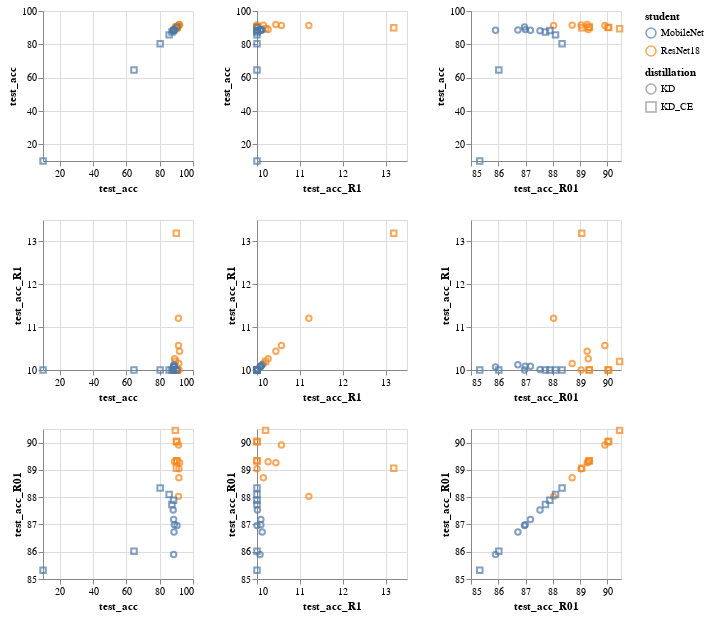

Write notebook code for a chart like this one.
### Code cell
detalle=['test_acc' + s for s in ["","_R1",'_R01']]

alt.Chart(db).mark_point().encode(
    alt.X(alt.repeat("column"), type='quantitative',scale=alt.Scale(zero=False,base=10,type='linear')),
    alt.Y(alt.repeat("row"), type='quantitative',scale=alt.Scale(zero=False,base=10,type='linear')),
    color='student',
    shape='distillation'
).properties(
    width=150,
    height=150
).repeat(
    row=detalle,
    column=detalle
)

### Figure 1 — Vega-Lite specification as saved in the notebook (floating-point values rounded to 4 significant figures)
{"config": {"view": {"continuousWidth": 400, "continuousHeight": 300}}, "repeat": {"column": ["test_acc", "test_acc_R1", "test_acc_R01"], "row": ["test_acc", "test_acc_R1", "test_acc_R01"]}, "spec": {"data": {"name": "data-e4860617f56ccb3018d9eae3274a9e7f"}, "mark": "point", "encoding": {"color": {"type": "nominal", "field": "student"}, "shape": {"type": "nominal", "field": "distillation"}, "x": {"type": "quantitative", "field": {"repeat": "column"}, "scale": {"base": 10, "type": "linear", "zero": false}}, "y": {"type": "quantitative", "field": {"repeat": "row"}, "scale": {"base": 10, "type": "linear", "zero": false}}}, "height": 150, "width": 150}, "$schema": "https://vega.github.io/schema/vega-lite/v4.0.0.json", "datasets": {"data-e4860617f56ccb3018d9eae3274a9e7f": [{"test_acc_R01": 89.33, "test_loss_R01": 2462.0, "test_eval_R01": 0.4924, "train_acc_R01": 97.65, "train_loss_R01": 332.8, "train_eval_R01": 0.06656, "student": "ResNet18", "distillation": "KD_CE", "temp": 100.0, "test_acc_R1": 10.0, "test_loss_R1": 11510.0, "test_eval_R1": 2.303, "train_acc_R1": 9.84, "train_loss_R1": 11520.0, "train_eval_R1": 2.303, "test_acc": 90.32, "test_loss": 2467.0, "test_eval": 0.4935, "train_acc": 98.15, "train_loss": 286.2, "train_eval": 0.05723}, {"test_acc_R01": 90.02, "test_loss_R01": 0.1874, "test_eval_R01": 0.3372, "train_acc_R01": 98.0, "train_loss_R01": 0.05863, "train_eval_R01": 0.06647, "student": "ResNet18", "distillation": "KD_CE", "temp": 1.0, "test_acc_R1": 10.0, "test_loss_R1": 1.274, "test_eval_R1": 2.326, "train_acc_R1": 10.0, "train_loss_R1": 1.246, "train_eval_R1": 2.328, "test_acc": 90.28, "test_loss": 0.2513, "test_eval": 0.4508, "train_acc": 98.36, "train_loss": 0.03213, "train_eval": 0.04958}, {"test_acc_R01": 89.34, "test_loss_R01": 243800.0, "test_eval_R01": 0.4876, "train_acc_R01": 97.6, "train_loss_R01": 33370.0, "train_eval_R01": 0.06674, "student": "ResNet18", "distillation": "KD_CE", "temp": 1000.0, "test_acc_R1": 10.0, "test_loss_R1": 1152000.0, "test_eval_R1": 2.303, "train_acc_R1": 9.934, "train_loss_R1": 1152000.0, "train_eval_R1": 2.305, "test_acc": 90.24, "test_loss": 228800.0, "test_eval": 0.4576, "train_acc": 98.29, "train_loss": 26330.0, "train_eval": 0.05267}, {"test_acc_R01": 90.05, "test_loss_R01": 21.9, "test_eval_R01": 0.4376, "train_acc_R01": 97.63, "train_loss_R01": 3.351, "train_eval_R01": 0.06671, "student": "ResNet18", "distillation": "KD_CE", "temp": 10.0, "test_acc_R1": 10.0, "test_loss_R1": 115.2, "test_eval_R1": 2.303, "train_acc_R1": 9.946, "train_loss_R1": 115.2, "train_eval_R1": 2.303, "test_acc": 90.02, "test_loss": 24.83, "test_eval": 0.4964, "train_acc": 98.33, "train_loss": 2.722, "train_eval": 0.05423}, {"test_acc_R01": 89.06, "test_loss_R01": 5.888, "test_eval_R01": 0.4692, "train_acc_R01": 97.78, "train_loss_R01": 0.794, "train_eval_R01": 0.06162, "student": "ResNet18", "distillation": "KD_CE", "temp": 5.0, "test_acc_R1": 13.19, "test_loss_R1": 28.83, "test_eval_R1": 2.303, "train_acc_R1": 9.984, "train_loss_R1": 28.83, "train_eval_R1": 2.303, "test_acc": 90.0, "test_loss": 6.06, "test_eval": 0.4835, "train_acc": 98.13, "train_loss": 0.7358, "train_eval": 0.05767}, {"test_acc_R01": 90.45, "test_loss_R01": 541.0, "test_eval_R01": 0.4328, "train_acc_R01": 97.51, "train_loss_R01": 89.07, "train_eval_R01": 0.07126, "student": "ResNet18", "distillation": "KD_CE", "temp": 50.0, "test_acc_R1": 10.2, "test_loss_R1": 2878.0, "test_eval_R1": 2.302, "train_acc_R1": 10.05, "train_loss_R1": 2879.0, "train_eval_R1": 2.303, "test_acc": 89.41, "test_loss": 663.5, "test_eval": 0.5308, "train_acc": 98.32, "train_loss": 66.71, "train_eval": 0.05337}, {"test_acc_R01": 88.03, "test_loss_R01": 3.761e-05, "test_eval_R01": 0.5676, "train_acc_R01": 88.4, "train_loss_R01": 2.023e-05, "train_eval_R01": 0.4729, "student": "ResNet18", "distillation": "KD", "temp": 100.0, "test_acc_R1": 11.21, "test_loss_R1": 0.0007929, "test_eval_R1": 9.148, "train_acc_R1": 10.0, "train_loss_R1": 1.062e-06, "train_eval_R1": 13.4, "test_acc": 91.27, "test_loss": 2.504e-05, "test_eval": 0.4783, "train_acc": 97.7, "train_loss": 1.038e-05, "train_eval": 0.07366}, {"test_acc_R01": 89.04, "test_loss_R01": 0.02315, "test_eval_R01": 0.3336, "train_acc_R01": 89.06, "train_loss_R01": 0.0196, "train_eval_R01": 0.3428, "student": "ResNet18", "distillation": "KD", "temp": 1.0, "test_acc_R1": 10.0, "test_loss_R1": 1.09, "test_eval_R1": 10.97, "train_acc_R1": 10.0, "train_loss_R1": 0.0003872, "train_eval_R1": 10.0, "test_acc": 91.58, "test_loss": 0.02803, "test_eval": 0.2919, "train_acc": 97.43, "train_loss": 0.007251, "train_eval": 0.08887}, {"test_acc_R01": 89.26, "test_loss_R01": 3.273e-07, "test_eval_R01": 0.5052, "train_acc_R01": 88.23, "train_loss_R01": 1.9e-07, "train_eval_R01": 0.474, "student": "ResNet18", "distillation": "KD", "temp": 1000.0, "test_acc_R1": 10.44, "test_loss_R1": 9.713e-06, "test_eval_R1": 11.73, "train_acc_R1": 9.994, "train_loss_R1": 5.305e-09, "train_eval_R1": 13.41, "test_acc": 91.94, "test_loss": 2.159e-07, "test_eval": 0.4109, "train_acc": 97.98, "train_loss": 8.774e-08, "train_eval": 0.06101}, {"test_acc_R01": 89.3, "test_loss_R01": 0.00232, "test_eval_R01": 0.4763, "train_acc_R01": 88.63, "train_loss_R01": 0.001537, "train_eval_R01": 0.4539, "student": "ResNet18", "distillation": "KD", "temp": 10.0, "test_acc_R1": 10.26, "test_loss_R1": 0.07357, "test_eval_R1": 13.53, "train_acc_R1": 9.996, "train_loss_R1": 0.0001066, "train_eval_R1": 13.41, "test_acc": 88.91, "test_loss": 0.002744, "test_eval": 0.613, "train_acc": 95.19, "train_loss": 0.001394, "train_eval": 0.1734}, {"test_acc_R01": 89.91, "test_loss_R01": 0.005668, "test_eval_R01": 0.4283, "train_acc_R01": 88.91, "train_loss_R01": 0.004343, "train_eval_R01": 0.4258, "student": "ResNet18", "distillation": "KD", "temp": 5.0, "test_acc_R1": 10.57, "test_loss_R1": 0.1736, "test_eval_R1": 10.76, "train_acc_R1": 10.01, "train_loss_R1": 0.000317, "train_eval_R1": 13.38, "test_acc": 91.32, "test_loss": 0.005382, "test_eval": 0.426, "train_acc": 97.26, "train_loss": 0.00248, "train_eval": 0.09201}, {"test_acc_R01": 88.71, "test_loss_R01": 0.0001544, "test_eval_R01": 0.4994, "train_acc_R01": 88.26, "train_loss_R01": 7.971e-05, "train_eval_R01": 0.4739, "student": "ResNet18", "distillation": "KD", "temp": 50.0, "test_acc_R1": 10.15, "test_loss_R1": 0.003164, "test_eval_R1": 9.273, "train_acc_R1": 9.998, "train_loss_R1": 4.12e-06, "train_eval_R1": 13.4, "test_acc": 91.52, "test_loss": 9.258e-05, "test_eval": 0.4311, "train_acc": 97.66, "train_loss": 4.097e-05, "train_eval": 0.07126}, {"test_acc_R01": 87.89, "test_loss_R01": 2028.0, "test_eval_R01": 0.4056, "train_acc_R01": 93.76, "train_loss_R01": 861.4, "train_eval_R01": 0.1723, "student": "MobileNet", "distillation": "KD_CE", "temp": 100.0, "test_acc_R1": 10.0, "test_loss_R1": 11510.0, "test_eval_R1": 2.303, "train_acc_R1": 9.948, "train_loss_R1": 11520.0, "train_eval_R1": 2.303, "test_acc": 88.34, "test_loss": 96390.0, "test_eval": 19.28, "train_acc": 94.13, "train_loss": 892.1, "train_eval": 0.1784}, {"test_acc_R01": 87.73, "test_loss_R01": 0.2054, "test_eval_R01": 0.3749, "train_acc_R01": 93.46, "train_loss_R01": 0.1166, "train_eval_R01": 0.1879, "student": "MobileNet", "distillation": "KD_CE", "temp": 1.0, "test_acc_R1": 10.0, "test_loss_R1": 1.275, "test_eval_R1": 2.328, "train_acc_R1": 10.0, "train_loss_R1": 1.246, "train_eval_R1": 2.328, "test_acc": 87.35, "test_loss": 0.2576, "test_eval": 0.4678, "train_acc": 94.12, "train_loss": 0.09817, "train_eval": 0.1767}, {"test_acc_R01": 88.34, "test_loss_R01": 191500.0, "test_eval_R01": 0.383, "train_acc_R01": 93.39, "train_loss_R01": 93310.0, "train_eval_R01": 0.1866, "student": "MobileNet", "distillation": "KD_CE", "temp": 1000.0, "test_acc_R1": 10.0, "test_loss_R1": 1152000.0, "test_eval_R1": 2.305, "train_acc_R1": 10.1, "train_loss_R1": 1152000.0, "train_eval_R1": 2.303, "test_acc": 80.3, "test_loss": 2396000000000000.0, "test_eval": 4791000000.0, "train_acc": 84.68, "train_loss": 232600.0, "train_eval": 0.4652}, {"test_acc_R01": 86.02, "test_loss_R01": 24.11, "test_eval_R01": 0.482, "train_acc_R01": 93.46, "train_loss_R01": 9.263, "train_eval_R01": 0.1851, "student": "MobileNet", "distillation": "KD_CE", "temp": 10.0, "test_acc_R1": 10.0, "test_loss_R1": 115.2, "test_eval_R1": 2.304, "train_acc_R1": 9.946, "train_loss_R1": 115.2, "train_eval_R1": 2.303, "test_acc": 64.59, "test_loss": 52.16, "test_eval": 1.043, "train_acc": 63.69, "train_loss": 51.99, "train_eval": 1.04}, {"test_acc_R01": 88.1, "test_loss_R01": 4.952, "test_eval_R01": 0.395, "train_acc_R01": 93.44, "train_loss_R01": 2.326, "train_eval_R01": 0.185, "student": "MobileNet", "distillation": "KD_CE", "temp": 5.0, "test_acc_R1": 10.0, "test_loss_R1": 28.84, "test_eval_R1": 2.303, "train_acc_R1": 9.746, "train_loss_R1": 28.83, "train_eval_R1": 2.303, "test_acc": 85.68, "test_loss": 8.797, "test_eval": 0.7008, "train_acc": 89.37, "train_loss": 4.426, "train_eval": 0.3511}, {"test_acc_R01": 85.32, "test_loss_R01": 4194.0, "test_eval_R01": 3.355, "train_acc_R01": 93.47, "train_loss_R01": 231.3, "train_eval_R01": 0.185, "student": "MobileNet", "distillation": "KD_CE", "temp": 50.0, "test_acc_R1": 10.0, "test_loss_R1": 2879.0, "test_eval_R1": 2.303, "train_acc_R1": 9.922, "train_loss_R1": 2879.0, "train_eval_R1": 2.303, "test_acc": 10.04, "test_loss": 42600000.0, "test_eval": 34080.0, "train_acc": 9.948, "train_loss": 2886.0, "train_eval": 2.309}, {"test_acc_R01": 87.18, "test_loss_R01": 4.55e-05, "test_eval_R01": 0.608, "train_acc_R01": 86.27, "train_loss_R01": 3.014e-05, "train_eval_R01": 0.6026, "student": "MobileNet", "distillation": "KD", "temp": 100.0, "test_acc_R1": 10.09, "test_loss_R1": 0.001035, "test_eval_R1": 13.37, "train_acc_R1": 10.0, "train_loss_R1": 7.695e-06, "train_eval_R1": 13.44, "test_acc": 88.39, "test_loss": 3.974e-05, "test_eval": 0.7361, "train_acc": 92.94, "train_loss": 2.573e-05, "train_eval": 0.2985}, {"test_acc_R01": 85.9, "test_loss_R01": 0.03356, "test_eval_R01": 0.4366, "train_acc_R01": 87.53, "train_loss_R01": 0.0242, "train_eval_R01": 0.3867, "student": "MobileNet", "distillation": "KD", "temp": 1.0, "test_acc_R1": 10.07, "test_loss_R1": 2.864, "test_eval_R1": 28.81, "train_acc_R1": 10.0, "train_loss_R1": 0.002305, "train_eval_R1": 8.808, "test_acc": 88.39, "test_loss": 96.39, "test_eval": 964.6, "train_acc": 92.55, "train_loss": 0.01886, "train_eval": 0.2241}, {"test_acc_R01": 86.96, "test_loss_R01": 4.635e-07, "test_eval_R01": 0.664, "train_acc_R01": 86.41, "train_loss_R01": 2.839e-07, "train_eval_R01": 0.5871, "student": "MobileNet", "distillation": "KD", "temp": 1000.0, "test_acc_R1": 10.0, "test_loss_R1": 1.705e-05, "test_eval_R1": 21.8, "train_acc_R1": 10.0, "train_loss_R1": 1.378e-07, "train_eval_R1": 13.44, "test_acc": 90.42, "test_loss": 2.865e-07, "test_eval": 0.559, "train_acc": 96.31, "train_loss": 1.469e-07, "train_eval": 0.1307}, {"test_acc_R01": 86.99, "test_loss_R01": 0.00342, "test_eval_R01": 0.6462, "train_acc_R01": 86.87, "train_loss_R01": 0.002227, "train_eval_R01": 0.567, "student": "MobileNet", "distillation": "KD", "temp": 10.0, "test_acc_R1": 10.09, "test_loss_R1": 0.09074, "test_eval_R1": 14.48, "train_acc_R1": 10.0, "train_loss_R1": 0.0006069, "train_eval_R1": 13.37, "test_acc": 88.83, "test_loss": 0.002804, "test_eval": 0.701, "train_acc": 93.26, "train_loss": 0.001838, "train_eval": 0.2772}, {"test_acc_R01": 87.53, "test_loss_R01": 0.008302, "test_eval_R01": 0.5889, "train_acc_R01": 87.21, "train_loss_R01": 0.006314, "train_eval_R01": 0.5262, "student": "MobileNet", "distillation": "KD", "temp": 5.0, "test_acc_R1": 10.01, "test_loss_R1": 0.219, "test_eval_R1": 14.37, "train_acc_R1": 10.0, "train_loss_R1": 0.001334, "train_eval_R1": 13.26, "test_acc": 88.12, "test_loss": 0.01042, "test_eval": 0.7077, "train_acc": 93.47, "train_loss": 0.005027, "train_eval": 0.2593}, {"test_acc_R01": 86.72, "test_loss_R01": 0.0001921, "test_eval_R01": 0.677, "train_acc_R01": 86.24, "train_loss_R01": 0.0001177, "train_eval_R01": 0.5963, "student": "MobileNet", "distillation": "KD", "temp": 50.0, "test_acc_R1": 10.12, "test_loss_R1": 0.2901, "test_eval_R1": 116.8, "train_acc_R1": 10.0, "train_loss_R1": 3.589e-05, "train_eval_R1": 13.44, "test_acc": 88.59, "test_loss": 0.0001518, "test_eval": 0.7257, "train_acc": 92.99, "train_loss": 0.0001006, "train_eval": 0.2982}]}}
